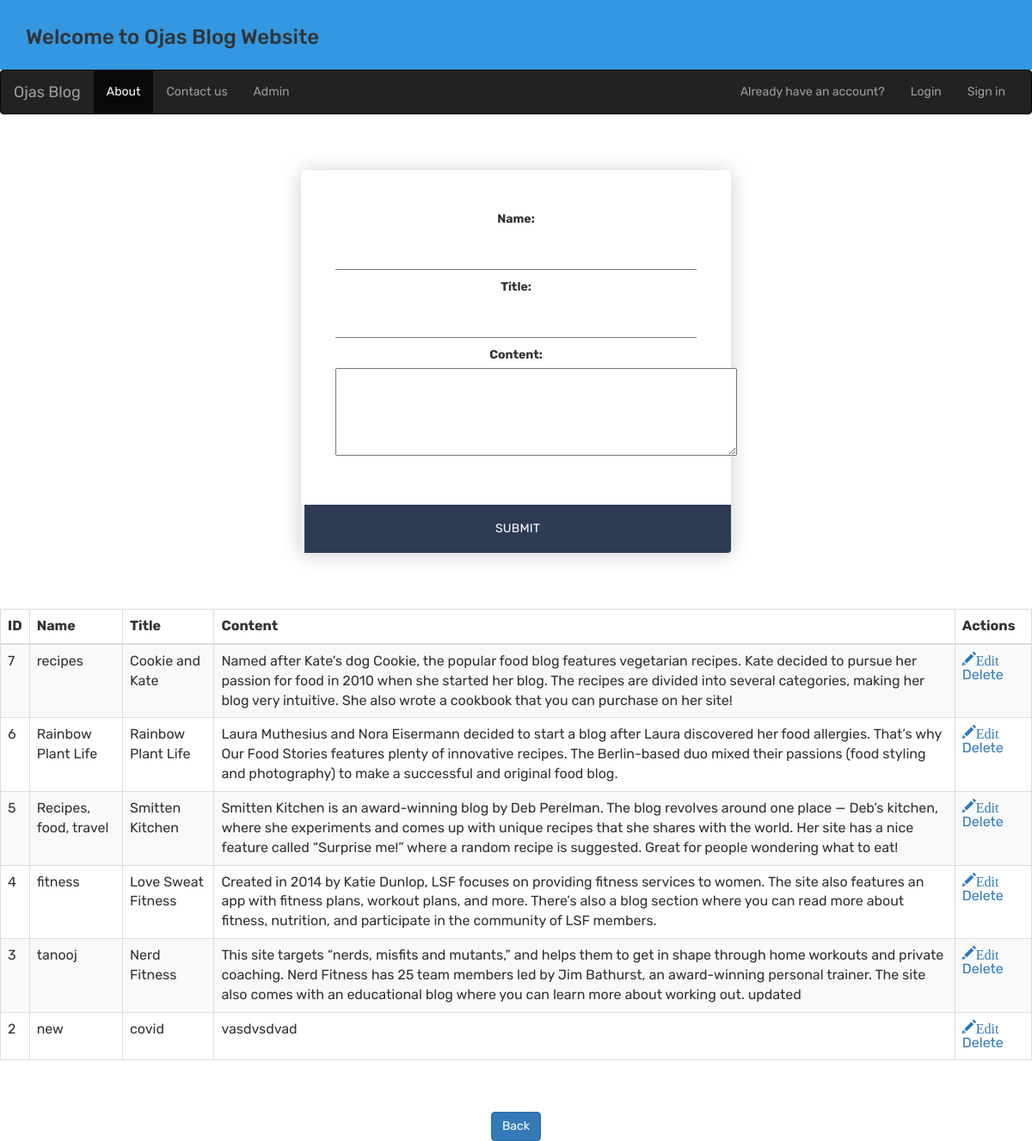
Page /add on the committed database.
### blog/models.py (models this page shows, shortened)
class Blog(models.Model):
    name=models.CharField(max_length=255)
    title=models.CharField(max_length=255,unique=True)
    content=models.TextField(max_length=10000000)
    updated_on = models.DateTimeField(auto_now=True)
    created_on = models.DateTimeField(auto_now_add=True)
    class Meta:
        ordering = ["-created_on"]

### blog/views.py (the view)
# urls.py: path("add", views.add, name="add"),
def add(request):
    if request.method=="POST":
        data=Blog1(request.POST)                     #form
        if data.is_valid():
            n=data.cleaned_data["name"]
            t=data.cleaned_data["title"]
            c=data.cleaned_data["content"]
            result=Blog(name=n,title=t,content=c)   #model
            result.save()
            data=Blog1()                                #model
    else:
        data=Blog1()                                        #form
    data1=Blog.objects.all()
    return render(request,"1.html",{"data":data,"data1":data1})

### blog/forms.py
class Blog1(forms.ModelForm):
    class Meta:
        model=Blog
        fields=["name","title","content"]
        widgets = {
            "content": forms.Textarea(attrs={"rows": 5, "cols": 50})
        }

### blog/templates/1.html (shortened to what this page needs)
{% extends 'base.html' %}
{% load static %}
{% block content %}
<!DOCTYPE html>
<html lang="en" >
<head>
  <link rel='stylesheet' href='https://fonts.googleapis.com/css?family=Rubik:400,700'><link rel="stylesheet" href="{%static 'css/style.css' %}">
</head>
<body>
<div class="login-form">
<form action="" method="post" novalidate>
        <div class="content">
      <div class="input-field">
          <table>
{{data.as_p}}
          </table></div></div>
        <div class="action">
      <input type="button"><button>Submit</button>
    </div>
</form>
</div>
       <div class="content">
      <div class="input-field">
<table class="table table-striped table-bordered table-sm">
    <thead class="thead-dark">
    {% if data1 %}
    <tr>
        <th>ID</th>
        <th>Name</th>
        <th>Title</th>
        <th>Content</th>
        <th>Actions</th>
    </tr>
    </thead>
    <tbody>
{% for i in data1 %}
    <tr>
        <td>{{ i.id }}</td>
        <td>{{ i.name }}</td>
        <td>{{ i.title }}</td>
        <td>{{ i.content }}</td>
        <td>
            <a href="{% url 'update' i.id %}"><span class="glyphicon glyphicon-pencil" >Edit</span></a>
            <a href="/delete/{{ i.id }}">Delete</a>
        </td>
    </tr>
{% endfor %}
    {% endif %}
    </tbody>
</table>
<br>
<br>
<center><a href="{% url 'home' %}" class="btn btn-primary">Back</a></center>
      </div></div>
</body>
</html>
{% endblock content %}

### blog/static/css/style.css (style rules this page uses)
* { margin: 0; padding: 0; box-sizing: border-box; -webkit-font-smoothing: antialiased; }
body { background: #ffffff; font-family: 'Rubik', sans-serif; }
.login-form { background: #fff; width: 500px; margin: 65px auto; display: -webkit-box; display: flex; -webkit-box-orient: vertical; -webkit-box-direction: normal; flex-direction: column; border-radius: 4px; box-shadow: 0 2px 25px rgba(0, 0, 0, 0.2); }
.login-form .content { padding: 35px; text-align: center; }
.login-form .input-field { padding: 12px 5px; }
.login-form .input-field input { font-size: 16px; display: block; font-family: 'Rubik', sans-serif; width: 100%; padding: 10px 1px; border: 0; border-bottom: 1px solid #747474; outline: none; -webkit-transition: all .2s; transition: all .2s; }
.login-form .input-field input::placeholder { text-transform: uppercase; }
.login-form .action { display: -webkit-box; display: flex; -webkit-box-orient: horizontal; -webkit-box-direction: normal; flex-direction: row; }
.login-form .action button { width: 100%; border: none; padding: 18px; font-family: 'Rubik', sans-serif; cursor: pointer; text-transform: uppercase; background: #e8e9ec; color: #777; border-bottom-left-radius: 4px; border-bottom-right-radius: 0; letter-spacing: 0.2px; outline: 0; -webkit-transition: all .3s; transition: all .3s; }
.login-form .action button:nth-child(2) { background: #2d3b55; color: #fff; border-bottom-left-radius: 0; border-bottom-right-radius: 4px; }

### rows in the picture
Blog: id "7", name "recipes", title "Cookie and Kate", content "Named after Kate’s dog Cookie, the popular food blog features vegetarian recipes. Kate decided to pursue her passion for food in 2010 when she started her blog. The recipes are divided into several categories, making her blog very intuitive. She also wrote a cookbook that you can purchase on her site!"
Blog: id "6", name "Rainbow Plant Life", title "Rainbow Plant Life", content "Laura Muthesius and Nora Eisermann decided to start a blog after Laura discovered her food allergies. That’s why Our Food Stories features plenty of innovative recipes. The Berlin-based duo mixed their passions (food styling and photography) to make a successful and original food blog."
Blog: id "5", name "Recipes, food, travel", title "Smitten Kitchen", content "Smitten Kitchen is an award-winning blog by Deb Perelman. The blog revolves around one place — Deb’s kitchen, where she experiments and comes up with unique recipes that she shares with the world. Her site has a nice feature called “Surprise me!” where a random recipe is suggested. Great for people wondering what to eat!"
Blog: id "4", name "fitness", title "Love Sweat Fitness", content "Created in 2014 by Katie Dunlop, LSF focuses on providing fitness services to women. The site also features an app with fitness plans, workout plans, and more. There’s also a blog section where you can read more about fitness, nutrition, and participate in the community of LSF members."
Blog: id "3", name "tanooj", title "Nerd Fitness", content "This site targets “nerds, misfits and mutants,” and helps them to get in shape through home workouts and private coaching. Nerd Fitness has 25 team members led by Jim Bathurst, an award-winning personal trainer. The site also comes with an educational blog where you can learn more about working out. updated"
Blog: id "2", name "new", title "covid", content "vasdvsdvad"
